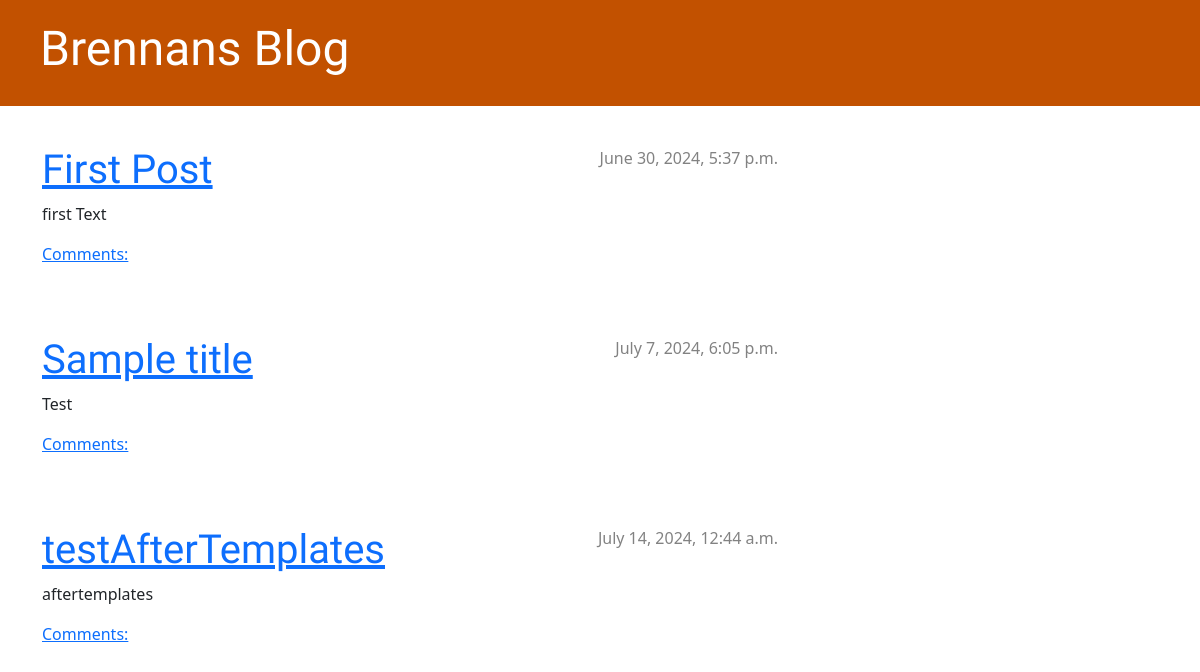
/, run on an earlier commit of the app's database.
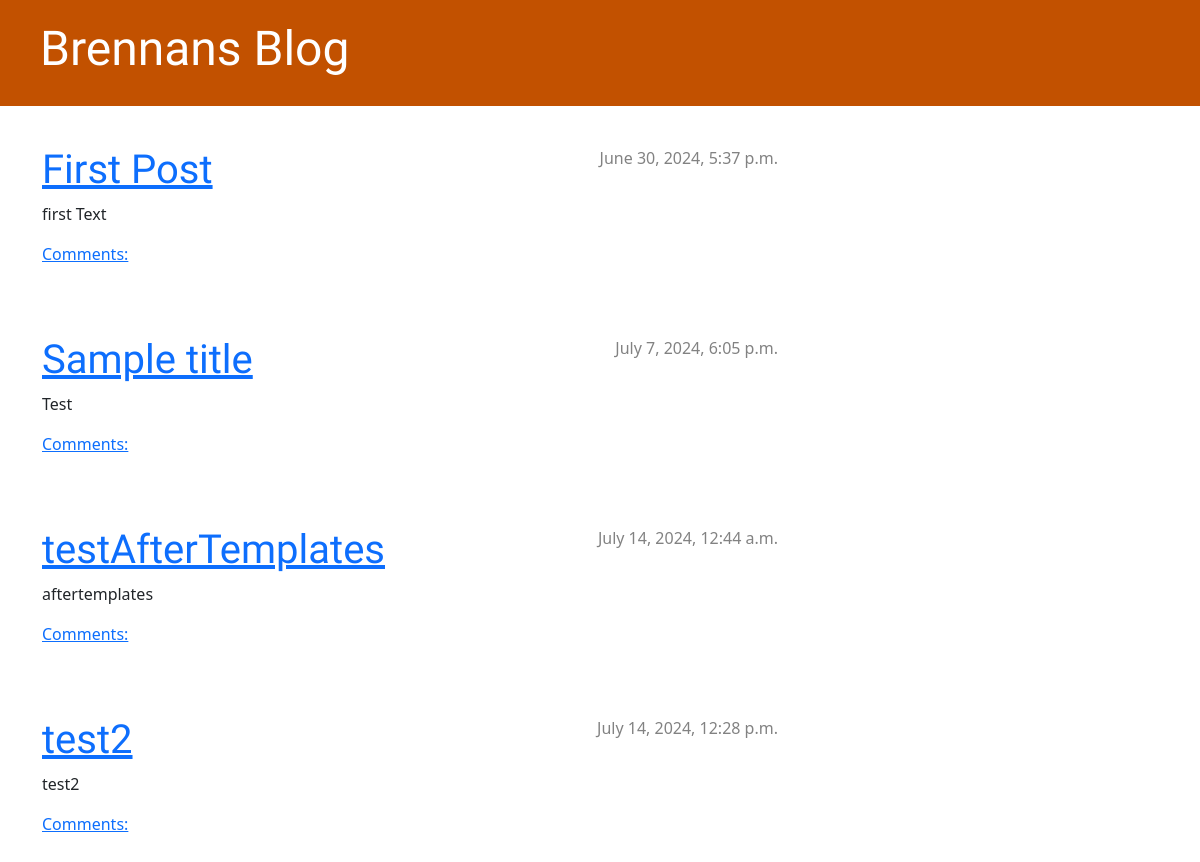
And on a later commit of the database.
### blog/models.py (models this page shows, shortened)
class Post(models.Model):
    author = models.ForeignKey(settings.AUTH_USER_MODEL, on_delete=models.CASCADE)
    title = models.CharField(max_length=200)
    text = models.TextField()
    created_date = models.DateTimeField(default=timezone.now)
    published_date = models.DateTimeField(blank=True, null=True)

### blog/views.py (the view)
# urls.py: path('', views.post_list, name='post_list'),
def post_list(request):
    posts = Post.objects.filter(published_date__lte=timezone.now()).order_by('published_date')
    return render(request, 'blog/post_list.html', {'posts': posts})

### blog/templates/blog/post_list.html
{% extends 'blog/base.html' %}
{% block content %}
    {% for post in posts %}
        <div class="post">
            <div class="date">
                {{ post.published_date }}
            </div>
            <h1><a href="{% url 'post_detail' pk=post.pk %}">{{ post.title }}</a></h1>
            <p>{{ post.text|linebreaksbr }}</p>
            <a href="{% url 'post_detail' pk=post.pk %}">Comments: {{ post.approved_comments.count }}</a>
        </div>
    {% endfor %}
{% endblock content %}

What changed in the data, as far as the page shows it:
added Post: published_date "July 14, 2024, 12:28 p.m.", title "test2", text "test2"
